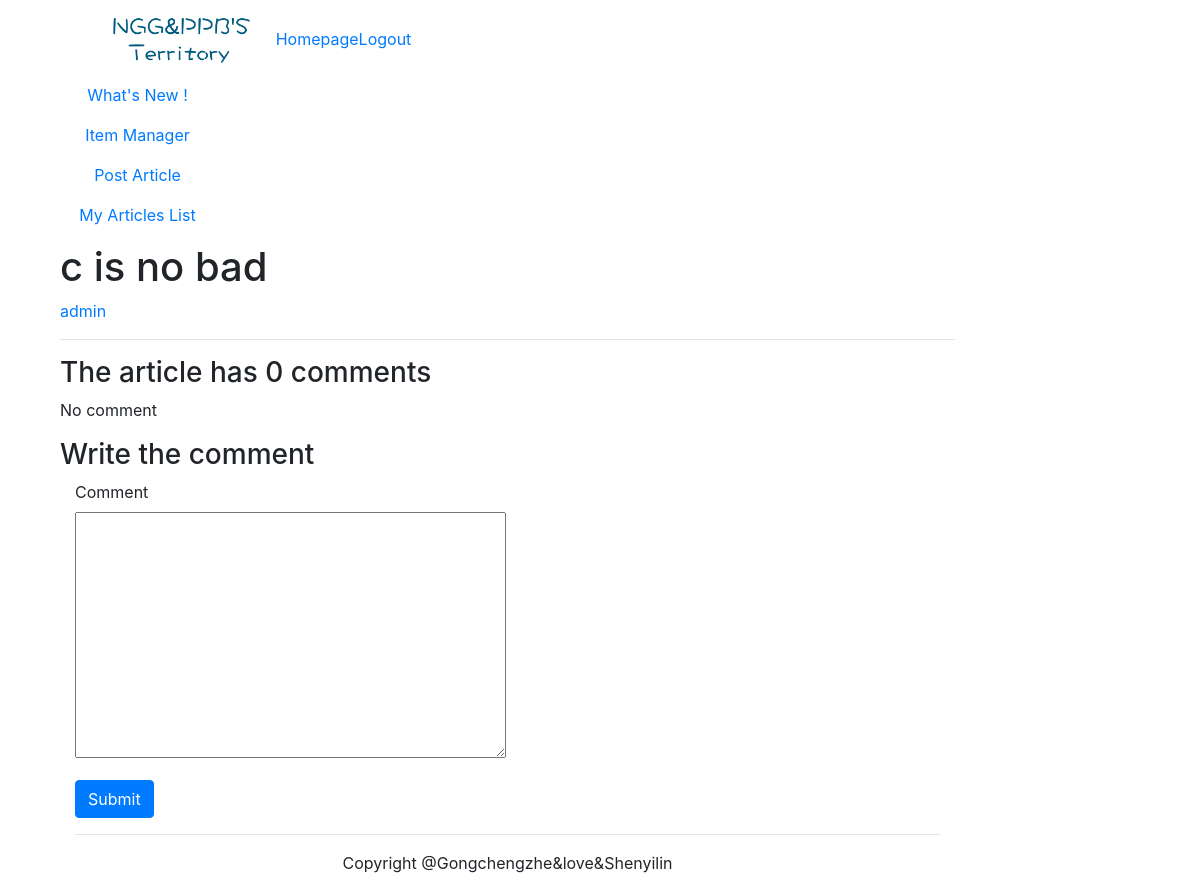
The app's page /article/list-article-detail/3/c-is-no-bad/ with its own data.
### article/models.py (models this page shows, shortened)
class ArticlePost(models.Model):
	author=models.ForeignKey(User,related_name="article")
	title=models.CharField(max_length=200)
	slug=models.SlugField(max_length=500)
	column=models.ForeignKey(ArticleColumn,related_name="article_column")
	body=models.TextField()
	created=models.DateTimeField(default=timezone.now())
	updated=models.DateTimeField(auto_now=True)
	class Meta:
		ordering=("-updated",)
		index_together=(('id','slug'),)

### article/list_views.py (the view)
# urls.py: url(r'^article-detail/(?P<id>\d+)/(?P<slug1>[-\w]+)/$',views.article_detail,name="article_detail"),
def article_detail(request,id,slug):
	article=get_object_or_404(ArticlePost,id=id,slug=slug)
	if request.method=="POST":
		comment_form=CommentForm(data=request.POST)
		if comment_form.is_valid():
			new_comment=comment_form.save(commit=False)
			new_comment.article=article
			new_comment.commentator=request.user
			new_comment.save()
	else:
		comment_form=CommentForm
	return render(request,"article/list/article_detail.html",{"article":article,"comment_form":comment_form})

### templates/article/list/article_detail.html (shortened to what this page needs)
{% extends "article/base.html" %}
{% load staticfiles %}
{% block content %}
<div>
	<header>
		<h1>{{article.title}}</h1>
		<p><a href="{% url 'article:author_articles' article.author.username %}">{{article.author.username}}</a></p>
    </header>
    <link rel="stylesheet" href="{% static 'editor/css/editormd.preview.css' %}" >
<hr>
<div>
	<h3>  The article has {{ article.comments.count }} comments</h3>
	{% for comment in article.comments.all %}
	<div>
		<p><strong>{{ comment.commentator }}</strong> said:</p>
		<p style="margin-left:40px;">{{ comment.body }}</p>
	</div>
	{% empty %}
	<p>No comment</p>
	{% endfor %}
	<h3>Write the comment</h3>
	<form action="." method="post" class="form-horizontal" role="form">{% csrf_token %}
	<div class="form-group">
		<label for="inputEmail3" class="col-sm-2 control-label">Comment</label>
		<div class="col-sm-10">
			{{ comment_form.body }}
		</div>
	</div>
	<div class="form-group">
		<div class="col-sm-offset-2 col-sm-10">
			<p><input type="submit" name="" value="Submit" class="btn btn-primary"></p>
		</div>
	</div>
	</form>
</div>
{% endblock %}

### records on screen
ArticlePost: title "c is no bad", author.username "admin", comments.count "0"
